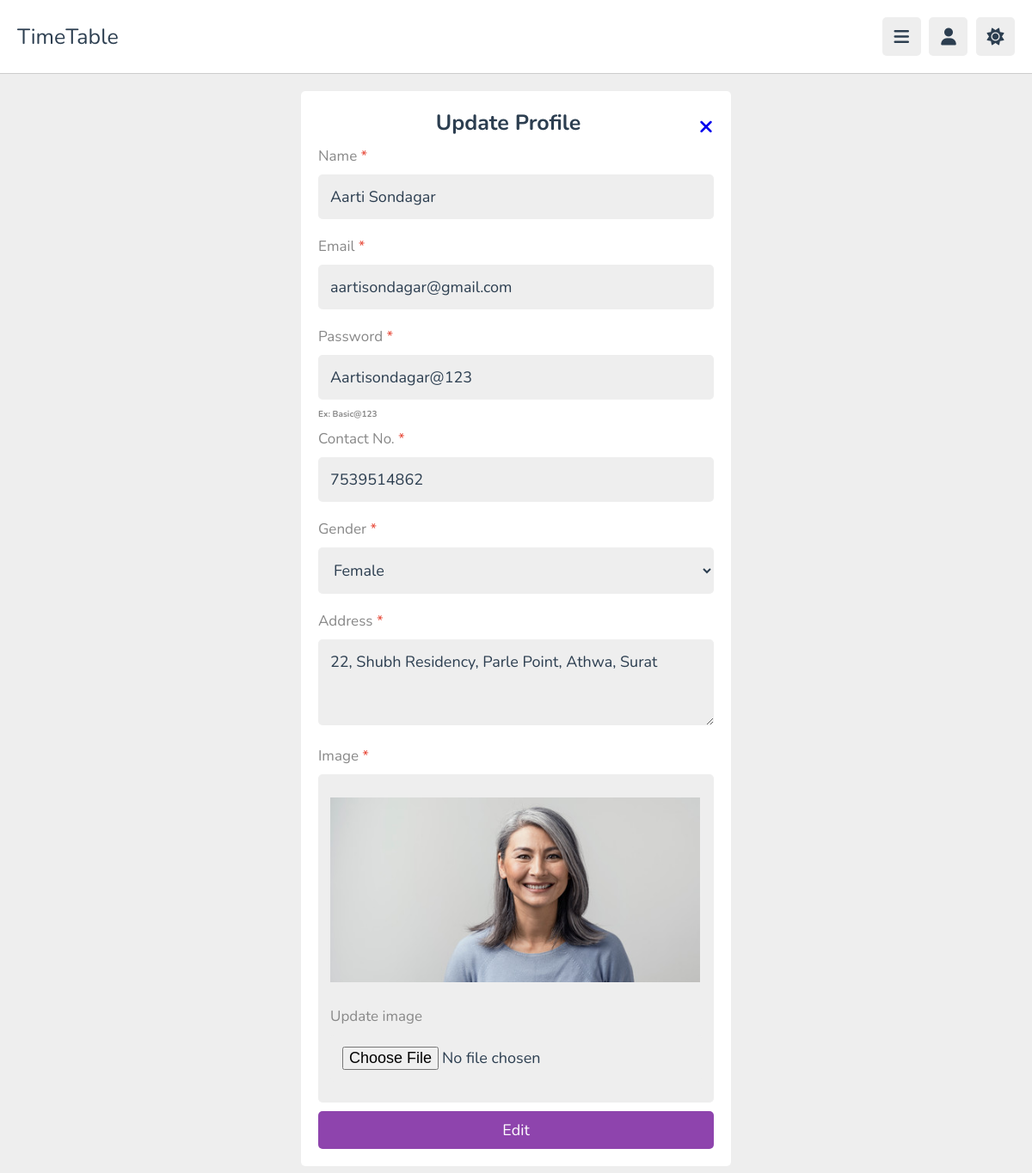
The page /admin/teacher_edit.php?get_id=8 (signed in) on the database its author committed.
### tables this page shows
CREATE TABLE `teachers` (
  `teacher_id` int(11) NOT NULL,
  `name` varchar(100) NOT NULL,
  `email` varchar(100) NOT NULL,
  `password` varchar(100) NOT NULL,
  `contact_no` varchar(12) NOT NULL,
  `gender` varchar(10) NOT NULL,
  `address` varchar(200) NOT NULL,
  `image` varchar(200) NOT NULL
);

### admin/teacher_edit.php (the view, shortened to what this page needs)
<?php
require ("header.php");
if (isset($_GET['get_id'])) {
    $teacher_id = mysqli_real_escape_string($conn, $_GET['get_id']);
    $query = "SELECT * FROM teachers WHERE teacher_id = '$teacher_id'";
    $result = mysqli_query($conn, $query);
    if (mysqli_num_rows($result) == 1) {
        $user = mysqli_fetch_assoc($result);
    } else {
        header('Location: teacher_profile.php');
        exit();
    }
}
?>
<!DOCTYPE html>
<html lang="en">
<head>
    <link rel="stylesheet" href="https://cdnjs.cloudflare.com/ajax/libs/font-awesome/6.1.2/css/all.min.css">
    <link rel="stylesheet" href="../css/style.css">
</head>
<body>
    <div class="addteacher">
        <section class="form-container">
            <form action="" method="post" enctype="multipart/form-data">
                <h3>Update Profile<span class="close"><a href="teachers.php">&times;</a></span></h3>
                <p>Name <span>*</span></p>
                <input type="text" name="tname" value="<?php echo $user['name'] ?>" required maxlength="50" class="box" >
                <p>Email <span>*</span></p>
                <input type="email" name="email" value="<?php echo $user['email'] ?>" required maxlength="50"
                    class="box">
                <p>Password <span>*</span></p>
                <input type="text" name="password" value="<?php echo $user['password'] ?>" required maxlength="20"
                    class="box" id="myInput">
                <h4>Ex: Basic@123</h4>
                <p>Contact No. <span>*</span></p>
                <input type="text" name="contact_no" value="<?php echo $user['contact_no'] ?>" required maxlength="10"
                    class="box" pattern="[0-9]{10}">
                <p>Gender <span>*</span></p>
                <select name="gender" class="box" required>
                    <option value="female" <?php echo ($user['gender'] == 'female') ? 'selected' : ''; ?>>Female</option>
                </select>
                <p>Address <span>*</span></p>
                <textarea cols="30" rows='3' name="address" id="description" class="box"
                    required><?php echo $user['address']; ?></textarea></textarea>
                <p>Image <span>*</span></p>
                <div class="box">
                    <img src="upload/teachers/<?php echo $user['image']; ?>?v=<?php echo time(); ?>" class="image" alt="">
                    <p>Update image </p>
                    <input type="file" name="image" class="box">
                </div>
                <input type="submit" value="Edit" name="edit" class="btn">
            </form>
        </section>
    </div>
</body>
</html>

### css/style.css (style rules this page uses)
:root { --main-color: #8e44ad; --red: #e74c3c; --orange: #f39c12; --light-color: #888; --light-bg: #eee; --black: #2c3e50; --white: #fff; --border: .1rem solid rgba(0, 0, 0, .2); }
* { font-family: 'Nunito', sans-serif; margin: 0; padding: 0; box-sizing: border-box; outline: none; border: none; text-decoration: none; }
html { font-size: 62.5%; overflow-x: hidden; }
body { background-color: var(--light-bg); padding-left: 30rem; }
section { padding: 2rem; margin: 0 auto; max-width: 1200px; }
.inline-btn, .inline-option-btn, .inline-delete-btn, .btn, .delete-btn, .option-btn { border-radius: .5rem; color: #fff; font-size: 1.8rem; cursor: pointer; text-transform: capitalize; padding: 1rem 3rem; text-align: center; margin-top: 1rem; }
.btn, .delete-btn, .option-btn { display: block; width: 100%; }
.btn, .inline-btn { background-color: var(--main-color); }
h4 { color: var(--light-color); font-size: 10px; }
select { color: var(--light-color); }
.close { float: right; font-size: 30px; font-weight: bold; }
.form-container { min-height: calc(100vh - 20rem); display: flex; align-items: center; justify-content: center; }
.form-container form { background-color: var(--white); border-radius: .5rem; padding: 2rem; width: 50rem; }
.form-container form h3 { font-size: 2.5rem; text-transform: capitalize; color: var(--black); text-align: center; }
.form-container form p { font-size: 1.7rem; color: var(--light-color); padding-top: 1rem; }
.form-container form p span { color: var(--red); }
.form-container form .box { font-size: 1.8rem; color: var(--black); border-radius: .5rem; padding: 1.4rem; background-color: var(--light-bg); width: 100%; margin: 1rem 0; }
.form-container p { font-size: large; }
.form-container .image { height: 24rem; width: 43rem; border-radius: 7px; object-fit: contain; }
@media (max-width:1200px) { body { padding-left: 0; } }

### rows shown on the page
teachers: tname "Aarti Sondagar", email "aartisondagar@gmail.com", password "Aartisondagar@123", contact_no "7539514862", gender "Female", address "22, Shubh Residency, Parle Point, Athwa, Surat", image (picture)
